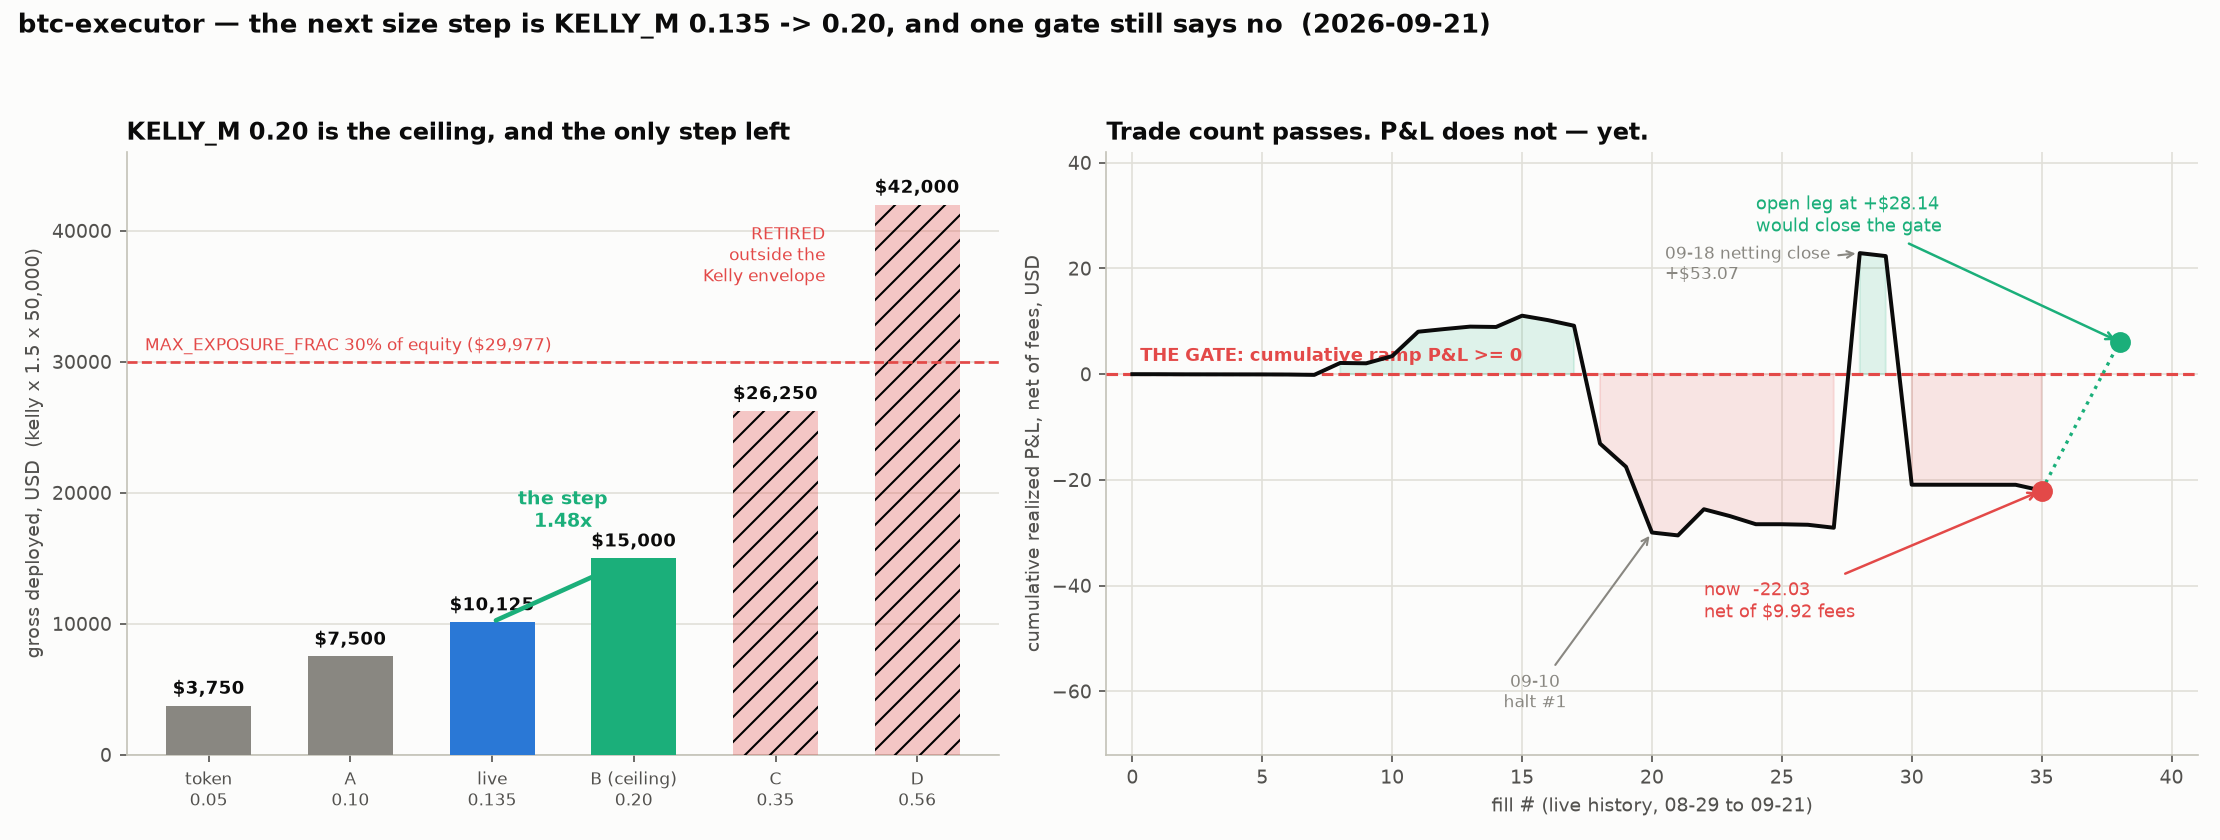

Source code (Python):
"""Where the ramp stands against step B (docs/rung_b_gate.png).

Staircase and advance criteria from EXECUTOR.md "Ramp schedule - v3";
P&L from the account's own userFillsByTime (closedPnl and fee, so the line
is NET of fees, which is the only version that can settle a gate).
usage: python3 docs/rung_b_gate.py <fills.json> <out.png>
"""
import json
import sys

import matplotlib
matplotlib.use("Agg")
import matplotlib.pyplot as plt                          # noqa: E402

fpath, out = sys.argv[1], sys.argv[2]
fills = sorted(json.load(open(fpath)), key=lambda f: f["t"])

BLUE, ORANGE, AQUA = "#2a78d6", "#eb6834", "#1baf7a"
RED, INK, SEC = "#e34948", "#0b0b0b", "#52514e"
MUTED, GRID, AX, SURF = "#898781", "#e1e0d9", "#c3c2b7", "#fcfcfb"
VIOLET = "#4a3aa7"

EQUITY = 99_924.39
OPEN_UPNL = 28.14
LEV, W_T, BASE = 1.5, 0.25, 50_000

fig, (a, b) = plt.subplots(1, 2, figsize=(14.8, 5.6), facecolor=SURF,
                           gridspec_kw={"width_ratios": [1, 1.25]})
for ax in (a, b):
    ax.set_facecolor(SURF)
    ax.set_axisbelow(True)
    for s in ("top", "right"):
        ax.spines[s].set_visible(False)
    for s in ("left", "bottom"):
        ax.spines[s].set_color(AX)
    ax.tick_params(colors=SEC, labelsize=9)

# --- A: the staircase, and what each rung deploys ---------------------------
a.grid(axis="y", color=GRID, lw=0.8)
rungs = [("token\n0.05", 0.05, MUTED), ("A\n0.10", 0.10, MUTED),
         ("live\n0.135", 0.135, BLUE), ("B (ceiling)\n0.20", 0.20, AQUA),
         ("C\n0.35", 0.35, RED), ("D\n0.56", 0.56, RED)]
xs = range(len(rungs))
gross = [k * LEV * BASE for _, k, _ in rungs]
cols = [c for _, _, c in rungs]
bars = a.bar(xs, gross, 0.6, color=cols, zorder=3)
for i, (lab, k, c) in enumerate(rungs):
    if k > 0.20:
        bars[i].set_alpha(0.30)
        bars[i].set_hatch("//")
a.axhline(0.30 * EQUITY, color=RED, ls="--", lw=1.3, zorder=4)
a.text(-0.45, 0.30 * EQUITY + 900, "MAX_EXPOSURE_FRAC 30% of equity "
       f"(${0.30*EQUITY:,.0f})", color=RED, fontsize=8.2, ha="left")
for i, g in enumerate(gross):
    a.text(i, g + 900, f"${g:,.0f}", ha="center", color=INK, fontsize=8.6,
           fontweight="bold")
a.text(4.35, 40_500, "RETIRED\noutside the\nKelly envelope", color=RED,
       fontsize=8.4, ha="right", va="top")
a.annotate("", xy=(3, 15_000), xytext=(2, 10_125),
           arrowprops=dict(arrowstyle="->", color=AQUA, lw=2.2))
a.text(2.5, 17_400, "the step\n1.48x", color=AQUA, fontsize=9,
       ha="center", fontweight="bold")
a.set_xticks(list(xs))
a.set_xticklabels([l for l, _, _ in rungs], fontsize=8.4, color=SEC)
a.set_ylabel("gross deployed, USD  (kelly x 1.5 x 50,000)", color=SEC,
             fontsize=9.2)
a.set_ylim(0, 46_000)
a.set_title("KELLY_M 0.20 is the ceiling, and the only step left",
            color=INK, fontsize=11.5, fontweight="bold", loc="left")

# --- B: the gate that is actually binding ----------------------------------
b.grid(color=GRID, lw=0.8)
cum, xs2, ys = 0.0, [], []
for i, f in enumerate(fills):
    cum += f["pnl"] - f["fee"]
    xs2.append(i)
    ys.append(cum)
b.plot(xs2, ys, color=INK, lw=1.9, zorder=5)
b.fill_between(xs2, ys, 0, where=[v < 0 for v in ys], color=RED, alpha=0.13,
               zorder=1)
b.fill_between(xs2, ys, 0, where=[v >= 0 for v in ys], color=AQUA, alpha=0.13,
               zorder=1)
b.axhline(0, color=RED, ls="--", lw=1.5, zorder=4)
b.text(0.3, 2.5, "THE GATE: cumulative ramp P&L >= 0", color=RED,
       fontsize=8.8, fontweight="bold")
end = len(fills) - 1
b.plot([end], [ys[-1]], "o", color=RED, ms=9, zorder=6)
b.annotate(f"now  {ys[-1]:+.2f}\nnet of ${sum(f['fee'] for f in fills):.2f} fees",
           xy=(end, ys[-1]), xytext=(end - 13, -46), color=RED, fontsize=8.8,
           arrowprops=dict(arrowstyle="->", color=RED, lw=1.2))
b.plot([end + 3], [ys[-1] + OPEN_UPNL], "o", color=AQUA, ms=9, zorder=6)
b.annotate(f"open leg at +${OPEN_UPNL:.2f}\nwould close the gate",
           xy=(end + 3, ys[-1] + OPEN_UPNL), xytext=(end - 11, 27),
           color=AQUA, fontsize=8.8,
           arrowprops=dict(arrowstyle="->", color=AQUA, lw=1.2))
b.plot([end, end + 3], [ys[-1], ys[-1] + OPEN_UPNL], ls=":", color=AQUA,
       lw=1.6, zorder=5)
b.annotate("09-10\nhalt #1", xy=(20, ys[20]), xytext=(15.5, -63),
           color=MUTED, fontsize=8, ha="center",
           arrowprops=dict(arrowstyle="->", color=MUTED, lw=1.0))
b.annotate("09-18 netting close\n+$53.07", xy=(28, ys[28]), xytext=(20.5, 18),
           color=MUTED, fontsize=8,
           arrowprops=dict(arrowstyle="->", color=MUTED, lw=1.0))
b.set_xlabel("fill # (live history, 08-29 to 09-21)", color=SEC, fontsize=9.2)
b.set_ylabel("cumulative realized P&L, net of fees, USD", color=SEC,
             fontsize=9.2)
b.set_xlim(-1, len(fills) + 5)
b.set_ylim(-72, 42)
b.set_title("Trade count passes. P&L does not — yet.", color=INK,
            fontsize=11.5, fontweight="bold", loc="left")

fig.suptitle("btc-executor — the next size step is KELLY_M 0.135 -> 0.20, "
             "and one gate still says no  (2026-09-21)",
             color=INK, fontsize=12.5, fontweight="bold", x=0.008, ha="left",
             y=0.985)
fig.tight_layout(rect=(0, 0, 1, 0.94))
fig.savefig(out, dpi=150, facecolor=SURF)
print("wrote", out)
